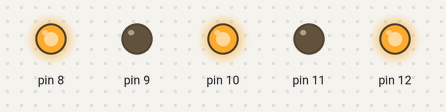
The sketch below on a simulated Arduino Uno, built with avr-gcc and run on an emulated ATmega328P. Parts: output pins drawn as LEDs (lit = HIGH).

Above: at 0.12 s.
At 1.4 s:
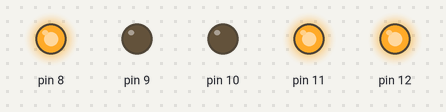
At 2.67 s:
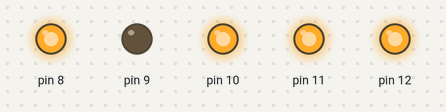
Timing chart, 0 to 3.0 s (numbered marks = the images above):
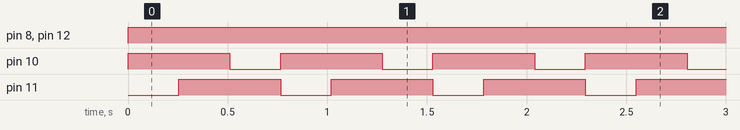

The sketch:

xoros.ino
```cpp
void setup()
{
  pinMode(8,OUTPUT);
  pinMode(9,OUTPUT);
  pinMode(10,OUTPUT);
  pinMode(11,OUTPUT);
  pinMode(12,OUTPUT);
}

void loop()
{
  byte delayErtek = 255;

  PORTB = 0b10101;
  delay(delayErtek);
  PORTB |= 1 << 3;
  delay(delayErtek);
  PORTB &= ~(1 << 2);
  delay(delayErtek);
}
```

Measured:
- by itself, pin 8, pin 12: LOW → HIGH at 0.00 s
- by itself, pin 10, pin 11: alternates HIGH for 0.51 s and LOW for 0.26 s
- by itself, everything shown: repeats every 0.77 s, in 3 steps
